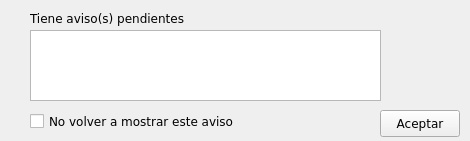
<ui version="4.0" >
 <class>CMessageBox</class>
 <widget class="QWidget" name="CMessageBox" >
  <property name="geometry" >
   <rect>
    <x>0</x>
    <y>0</y>
    <width>470</width>
    <height>141</height>
   </rect>
  </property>
  <property name="minimumSize" >
   <size>
    <width>470</width>
    <height>141</height>
   </size>
  </property>
  <property name="maximumSize" >
   <size>
    <width>470</width>
    <height>141</height>
   </size>
  </property>
  <property name="font" >
   <font>
    <family>Bitstream Vera Sans</family>
   </font>
  </property>
  <property name="windowTitle" >
   <string>Aviso</string>
  </property>
  <property name="windowIcon" >
   <iconset resource="systray.qrc" >
    <normaloff>:/images/bad.png</normaloff>:/images/bad.png</iconset>
  </property>
  <widget class="QFrame" name="frame" >
   <property name="geometry" >
    <rect>
     <x>0</x>
     <y>0</y>
     <width>471</width>
     <height>141</height>
    </rect>
   </property>
   <property name="maximumSize" >
    <size>
     <width>471</width>
     <height>141</height>
    </size>
   </property>
   <property name="frameShape" >
    <enum>QFrame::NoFrame</enum>
   </property>
   <property name="frameShadow" >
    <enum>QFrame::Plain</enum>
   </property>
   <widget class="QPushButton" name="pushButton" >
    <property name="geometry" >
     <rect>
      <x>380</x>
      <y>110</y>
      <width>80</width>
      <height>27</height>
     </rect>
    </property>
    <property name="text" >
     <string>Aceptar</string>
    </property>
   </widget>
   <widget class="QLabel" name="label_2" >
    <property name="geometry" >
     <rect>
      <x>390</x>
      <y>30</y>
      <width>71</width>
      <height>71</height>
     </rect>
    </property>
    <property name="text" >
     <string/>
    </property>
    <property name="pixmap" >
     <pixmap resource="systray.qrc" >:/images/note.png</pixmap>
    </property>
   </widget>
   <widget class="QCheckBox" name="CMessageCheck" >
    <property name="geometry" >
     <rect>
      <x>30</x>
      <y>110</y>
      <width>271</width>
      <height>22</height>
     </rect>
    </property>
    <property name="text" >
     <string>No volver a mostrar este aviso</string>
    </property>
   </widget>
   <widget class="QLabel" name="label" >
    <property name="geometry" >
     <rect>
      <x>30</x>
      <y>10</y>
      <width>191</width>
      <height>16</height>
     </rect>
    </property>
    <property name="text" >
     <string>Tiene aviso(s) pendientes</string>
    </property>
   </widget>
   <widget class="QTextBrowser" name="CMessageText" >
    <property name="geometry" >
     <rect>
      <x>30</x>
      <y>30</y>
      <width>351</width>
      <height>71</height>
     </rect>
    </property>
   </widget>
   <widget class="QLabel" name="cID" >
    <property name="geometry" >
     <rect>
      <x>370</x>
      <y>0</y>
      <width>0</width>
      <height>0</height>
     </rect>
    </property>
    <property name="text" >
     <string/>
    </property>
   </widget>
  </widget>
 </widget>
 <resources>
  <include location="systray.qrc" />
 </resources>
 <connections/>
</ui>
